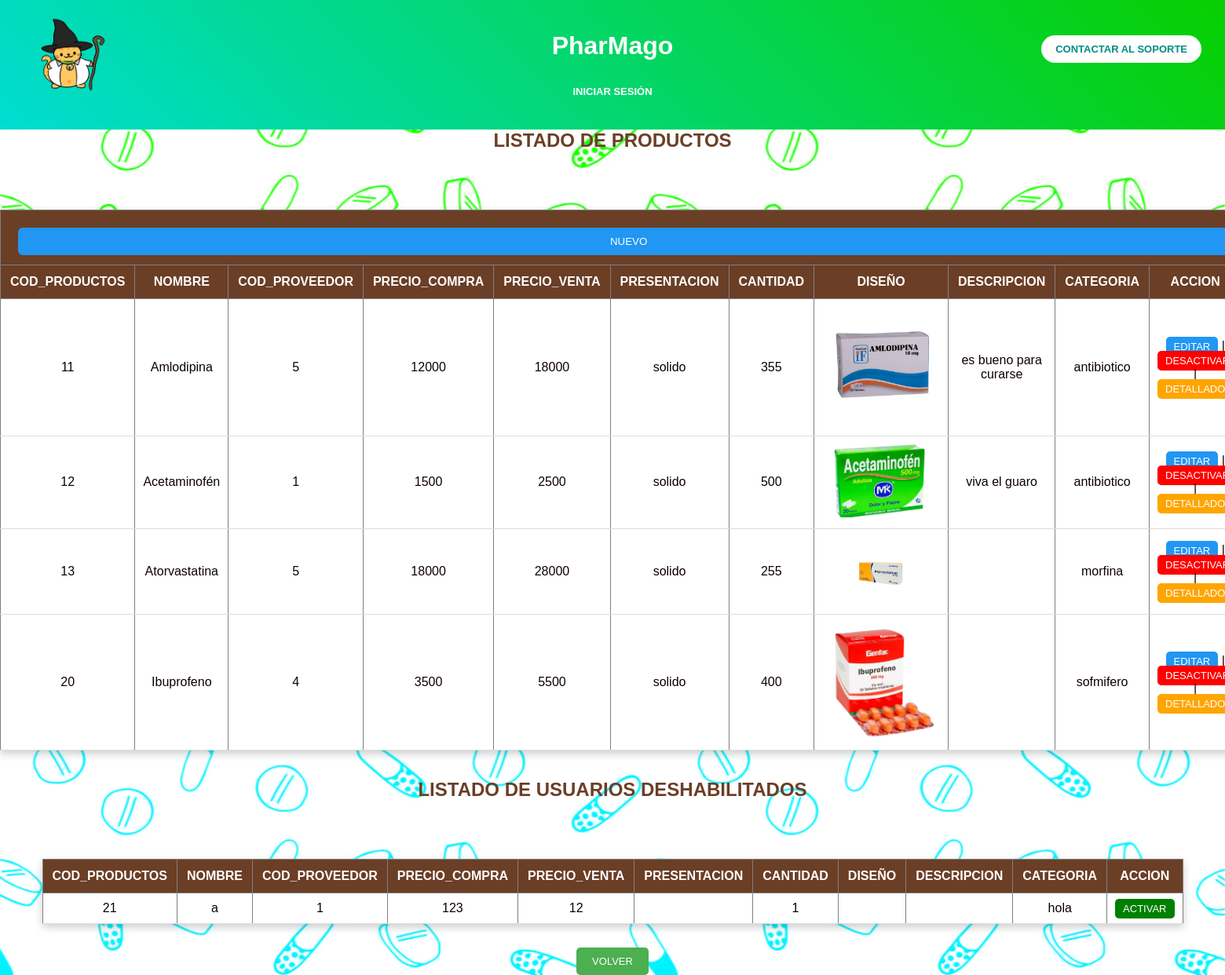
Screenshot of /admin/productos/productos_admin.php (signed in) with the database file from the repository.
### tables this page shows
CREATE TABLE `productos` (
  `cod_productos` int(11) NOT NULL,
  `cod_proveedor` int(11) NOT NULL,
  `precio_compra` varchar(50) NOT NULL,
  `precio_venta` varchar(50) NOT NULL,
  `nombre` varchar(50) DEFAULT NULL,
  `presentacion` enum('solido','liquido','semi-liquido','gaseoso') NOT NULL,
  `cantidad` varchar(50) NOT NULL,
  `imagen` varchar(50) NOT NULL,
  `descripcion` text DEFAULT NULL,
  `categoria` varchar(80) DEFAULT NULL,
  `estado` enum('desactivado','activo') NOT NULL
);

### admin/productos/productos_admin.php (the view, shortened to what this page needs)
<!DOCTYPE html>
<html lang="en">
<head>
     <link rel="stylesheet" href="../../css/general_admin.css">
</head>
<header>
        <div class="contenedor">
            <img src="../../imagenes/logo.png" alt="Logo PharMago">
        </div>
        <div class="contenedor1">
            <a href="../soporte/soporte.php" class="button">
                CONTACTAR AL SOPORTE
            </a>
        </div>
        <h1>PharMago</h1>
        <nav>
            <a href="../../iniciarsesion.php">INICIAR SESIÓN</a>
        </nav>
    </header>
<body>
        <?php
            Include("../../conexion.php");
            $activos=$conn->query("Select * from productos where estado='activo'");
            $inactivos=$conn->query("Select * from productos where estado='desactivado'");
         ?>
    <h2 style="text-align:center; ">LISTADO DE PRODUCTOS </h2>
    <table border="1" width="80%" align="center">
          <div class="barra-superior">
    <tr><th colspan="11"><a href="producto_nuevo.php"><button name="btn-nuevo">NUEVO</button></a></th></td>
</div>
        <tr><th>COD_PRODUCTOS</th><br><th>NOMBRE</th><br><th>COD_PROVEEDOR</th><br><th>PRECIO_COMPRA</th><th>PRECIO_VENTA</th><th>PRESENTACION</th><th>CANTIDAD</th><th>DISEÑO</th><th>DESCRIPCION</th><th>CATEGORIA</th><th>ACCION</th></tr>
         <?php while($row= $activos->fetch_assoc())
         {
            ?>
            <tr>
                <td><?php echo $row["cod_productos"];?></td>
            <td><?php echo $row["nombre"];?></td>
            <td><?php echo $row["cod_proveedor"];?></td>
            <td><?php echo $row["precio_compra"];?></td>
             <td><?php echo $row["precio_venta"];?></td>
            <td><?php echo $row["presentacion"];?></td>
            <td><?php echo $row["cantidad"];?></td>
              <td><img src="../../imagenes/<?php echo trim($row['imagen']); ?>" alt="<?php echo htmlspecialchars($row['descripcion']); ?>" width="150" hight="10"></td>
                <td><?php echo $row["descripcion"];?></td>
                  <td><?php echo $row["categoria"];?></td>
            <td><a href="productos_actualizar.php?id=<?php echo $row['cod_productos'];?>">EDITAR</a> | <a href="productos_eliminar.php?id=<?php echo $row['cod_productos'];?>onclick="return confirm('Desea dar de baja este usuario?');'"> DESACTIVAR</a> | <a href="productos_detalle.php?id=<?php echo $row['cod_productos'];?>">DETALLADO</a></td></tr>
         <?php } ?>
    </table>
<br></br>
 <h2 style="text-align:center; ">LISTADO DE USUARIOS DESHABILITADOS </h2>
 <table border="1" width="80%" align="center">
         <tr><th>COD_PRODUCTOS</th><br><th>NOMBRE</th><br><th>COD_PROVEEDOR</th><br><th>PRECIO_COMPRA</th><th>PRECIO_VENTA</th><th>PRESENTACION</th><th>CANTIDAD</th><th>DISEÑO</th><th>DESCRIPCION</th><th>CATEGORIA</th><th>ACCION</th></tr>
        <?php while($row= $inactivos->fetch_assoc())
        {
            ?>
            <tr>
            <td><?php echo $row["cod_productos"];?></td>
            <td><?php echo $row["nombre"];?></td>
            <td><?php echo $row["cod_proveedor"];?></td>
            <td><?php echo $row["precio_compra"];?></td>
             <td><?php echo $row["precio_venta"];?></td>
            <td><?php echo $row["presentacion"];?></td>
            <td><?php echo $row["cantidad"];?></td>
              <td><img src="../../imagenes/<?php echo trim($row['imagen']); ?>" alt="<?php echo htmlspecialchars($row['descripcion']); ?>" width="150" hight="10"></td>
                <td><?php echo $row["descripcion"];?></td>
                  <td><?php echo $row["categoria"];?></td>
            <td><a href="productos_activar.php?id=<?php echo $row['cod_productos'];?>">ACTIVAR</a> </td></tr>
        <?php } ?>
    </table>
    <br>
    <div class="footer">
    <a href="../dashboard_admin.php">VOLVER</a>
</div>
</body>
</html>

### css/general_admin.css (style rules this page uses)
* { margin:0; padding:0; box-sizing:border-box; }
html { height:100%; }
body { min-height:100vh; display:flex; flex-direction:column; font-family:'Franklin Gothic Medium','Arial Narrow',Arial,sans-serif; text-align:center; color:rgb(15, 1, 1); position:relative; }
body::before { content:""; position:fixed; inset:0; background:url("../imagenes/fondo.png") center center/cover no-repeat; z-index:-1; }
header { background:linear-gradient(45deg,#00ddd2,#07cf00); color:white; padding:40px 20px; position:relative; animation:fadeIn 1.5s ease; }
header h1 { display:inline-block; margin-bottom:15px; cursor:pointer; transition:transform .3s; }
.contenedor { position:absolute; top:20px; left:25px; }
.contenedor img { width:130px; height:auto; }
.contenedor1 { position:absolute; top:45px; right:30px; }
nav { margin-top:15px; }
nav a { color:white; text-decoration:none; font-weight:bold; margin:0 15px; transition:.3s; }
.button { display:inline-block; padding:10px 18px; background:white; color:#008c84; border-radius:40px; text-decoration:none; font-weight:bold; transition:.3s; }
body { font-family:Arial, Helvetica, sans-serif; background:#fff5f7; }
h2 { text-align:center; color: #6b3e26; margin-bottom:20px; }
table { width:80%; margin: auto; border-collapse:collapse; background: white; box-shadow: 0px 4px 10px rgba(0,0,0,0.2); }
th { background: #6b3e26; color: white; padding:12px; }
td { padding:10px; text-align:center; border-bottom: 1px solid #ddd; }
a { text-decoration:none; padding: 5px 10px; border-radius:5px; font-size: 13px; }
a[href*="actualizar"] { background: #2196f3; color: white; }
a[href*="eliminar"] { background:red; color: white; }
a[href*="detalle"] { background: orange; color: white; }
a[href*="activar"] { background:green; color: white; }
.footer { text-align:center; margin-top:20px; }
.footer a { background: #4caf50; color: white; padding: 10px 20px; }
button { width: 100%; padding: 10px; margin-top: 10px; background: #2196f3; color: white; border: none; border-radius: 6px; cursor: pointer; }

### rows the page displays
productos: cod_productos "11", nombre "Amlodipina", cod_proveedor "5", precio_compra "12000", precio_venta "18000", presentacion "solido", cantidad "355", imagen (picture), descripcion "es bueno para curarse", categoria "antibiotico"
productos: cod_productos "12", nombre "Acetaminofén", cod_proveedor "1", precio_compra "1500", precio_venta "2500", presentacion "solido", cantidad "500", imagen (picture), descripcion "viva el guaro", categoria "antibiotico"
productos: cod_productos "13", nombre "Atorvastatina", cod_proveedor "5", precio_compra "18000", precio_venta "28000", presentacion "solido", cantidad "255", imagen (picture), categoria "morfina"
productos: cod_productos "20", nombre "Ibuprofeno", cod_proveedor "4", precio_compra "3500", precio_venta "5500", presentacion "solido", cantidad "400", imagen (picture), categoria "sofmifero"
productos: cod_productos "21", nombre "a", cod_proveedor "1", precio_compra "123", precio_venta "12", cantidad "1", categoria "hola"
